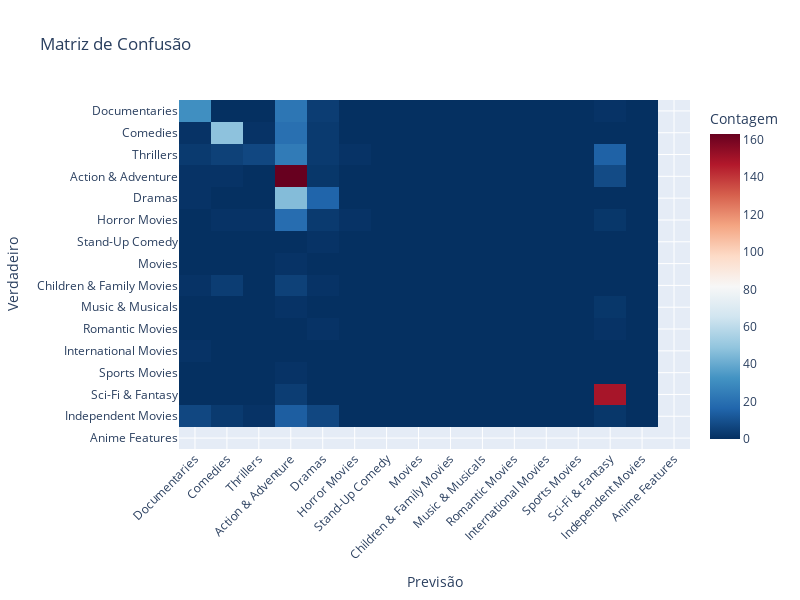

Notebook source saved alongside this figure:
### Code cell
import pandas as pd
import plotly.graph_objs as go
import numpy as np
from sklearn.model_selection import train_test_split
from sklearn.feature_extraction.text import TfidfVectorizer
from sklearn.svm import SVC
from sklearn.metrics import confusion_matrix, accuracy_score

# Carregar os dados dos filmes
df = pd.read_csv("dados.csv")  # Certifique-se de ter um arquivo CSV com os dados dos filmes

# Filtrar filmes com gênero único
df = df[df['Genero'].apply(lambda x: len(x.split(',')) == 1)]

# Definir X e Y
X = df.drop('Genero', axis=1)  # Todas as colunas exceto 'Genero'
Y = df['Genero']

# Dividir os dados em conjunto de treinamento e conjunto de teste
X_train, X_test, Y_train, Y_test = train_test_split(X, Y, test_size=0.5, random_state=32)

# Pré-processamento dos dados de texto
text_data_train = X_train['Titulo'] + " " + X_train['Sinopse']
text_data_test = X_test['Titulo'] + " " + X_test['Sinopse']

# Vetorização dos dados de texto
vectorizer = TfidfVectorizer(stop_words='english')
X_train_vectorized = vectorizer.fit_transform(text_data_train)
X_test_vectorized = vectorizer.transform(text_data_test)

# Treinar o modelo SVM
model = SVC(kernel='linear')
model.fit(X_train_vectorized, Y_train)

# Fazer previsões no conjunto de teste
predictions = model.predict(X_test_vectorized)

# Calcular a matriz de confusão
conf_matrix = confusion_matrix(Y_test, predictions)

# Calculando verdadeiro positivo, falso positivo, verdadeiro negativo e falso negativo
VP = conf_matrix[1][1]  # Verdadeiro Positivo
FP = conf_matrix[0][1]  # Falso Positivo
VN = conf_matrix[0][0]  # Verdadeiro Negativo
FN = conf_matrix[1][0]  # Falso Negativo

print("Verdadeiro Positivo:", VP)
print("Falso Positivo:", FP)
print("Verdadeiro Negativo:", VN)
print("Falso Negativo:", FN)

# Calculando as métricas de acurácia
accuracy = accuracy_score(Y_test, predictions)
print("Acurácia:", accuracy)

# Plotar a matriz de confusão com Plotly
labels = df['Genero'].unique()
trace = go.Heatmap(z=conf_matrix,
                   x=labels,
                   y=labels,
                   colorscale='RdBu',
                   reversescale=True,
                   zmin=0,
                   zmax=conf_matrix.max(),
                   colorbar=dict(title='Contagem'))
layout = go.Layout(title='Matriz de Confusão',
                   xaxis=dict(title='Previsão', tickangle=-45),
                   yaxis=dict(title='Verdadeiro', autorange='reversed'))
fig = go.Figure(data=[trace], layout=layout)
fig.update_layout(width=800, height=600, font=dict(size=12))
fig.show()

### Figure 1 — Plotly figure (JSON) as saved in the notebook; plotly's stock layout.template omitted (floating-point values rounded to 4 significant figures; data arrays with more than 128 entries replaced by an {"elided": "..."} marker saying what was removed)
{"data": [{"colorbar": {"title": {"text": "Contagem"}}, "colorscale": [[0, "rgb(103,0,31)"], [0.1, "rgb(178,24,43)"], [0.2, "rgb(214,96,77)"], [0.3, "rgb(244,165,130)"], [0.4, "rgb(253,219,199)"], [0.5, "rgb(247,247,247)"], [0.6, "rgb(209,229,240)"], [0.7, "rgb(146,197,222)"], [0.8, "rgb(67,147,195)"], [0.9, "rgb(33,102,172)"], [1, "rgb(5,48,97)"]], "reversescale": true, "type": "heatmap", "x": ["Documentaries", "Comedies", "Thrillers", "Action & Adventure", "Dramas", "Horror Movies", "Stand-Up Comedy", "Movies", "Children & Family Movies", "Music & Musicals", "Romantic Movies", "International Movies", "Sports Movies", "Sci-Fi & Fantasy", "Independent Movies", "Anime Features"], "y": ["Documentaries", "Comedies", "Thrillers", "Action & Adventure", "Dramas", "Horror Movies", "Stand-Up Comedy", "Movies", "Children & Family Movies", "Music & Musicals", "Romantic Movies", "International Movies", "Sports Movies", "Sci-Fi & Fantasy", "Independent Movies", "Anime Features"], "z": {"elided": "15x15 int values"}, "zmax": 163, "zmin": 0}], "layout": {"font": {"size": 12}, "height": 600, "title": {"text": "Matriz de Confusão"}, "width": 800, "xaxis": {"autorange": true, "range": [-0.5, 15.5], "tickangle": -45, "title": {"text": "Previsão"}, "type": "category"}, "yaxis": {"autorange": true, "range": [15.5, -0.5], "title": {"text": "Verdadeiro"}, "type": "category"}}}
